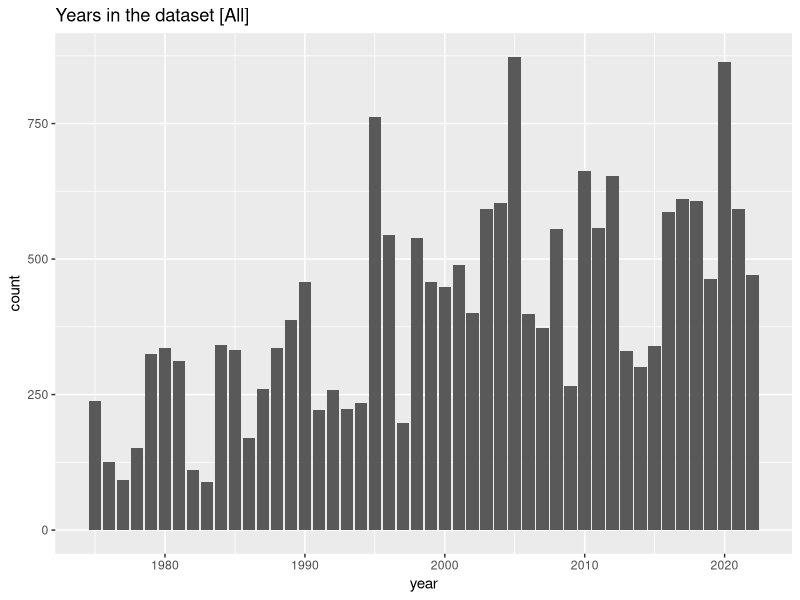
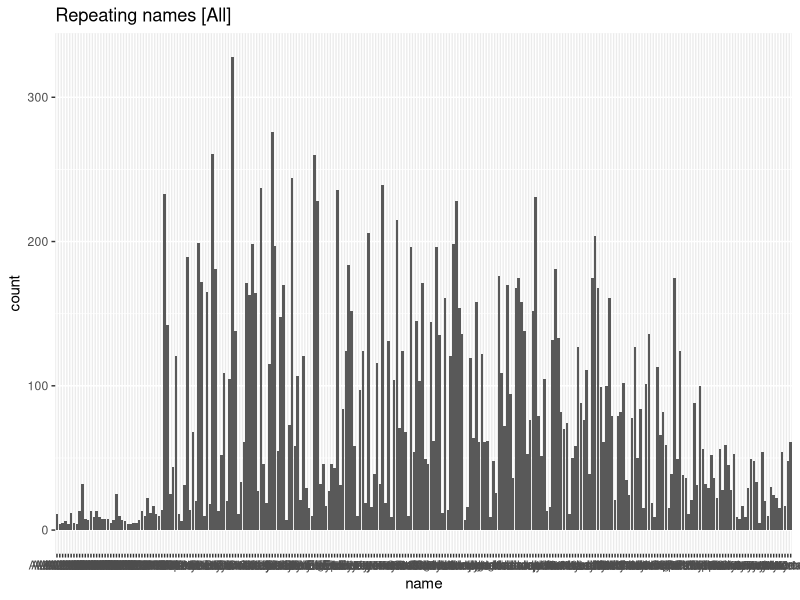
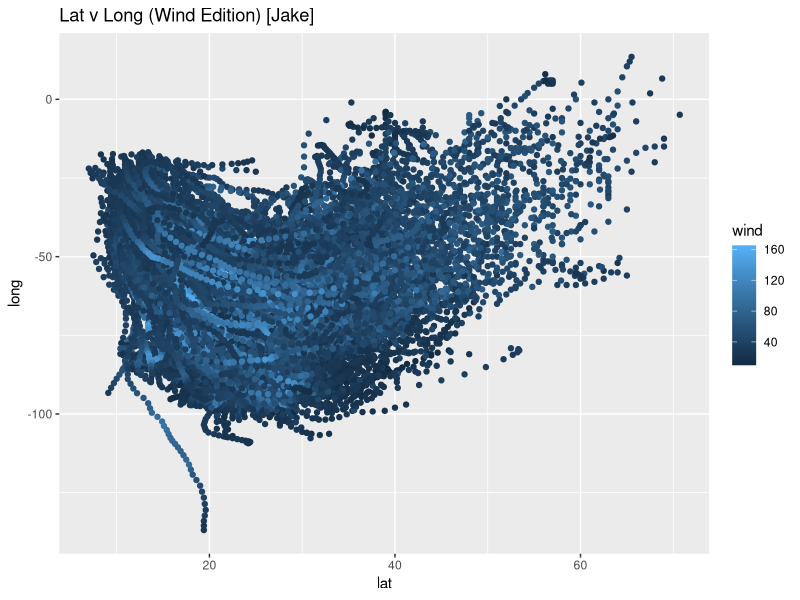
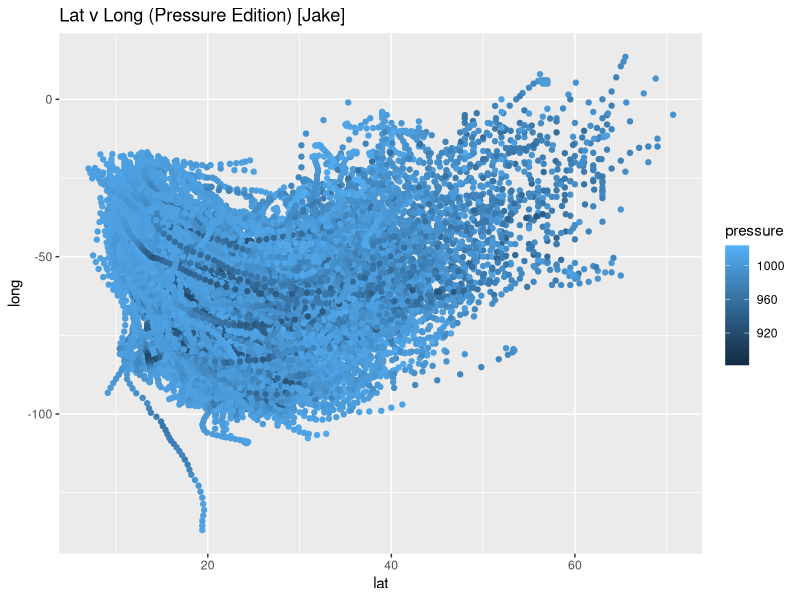
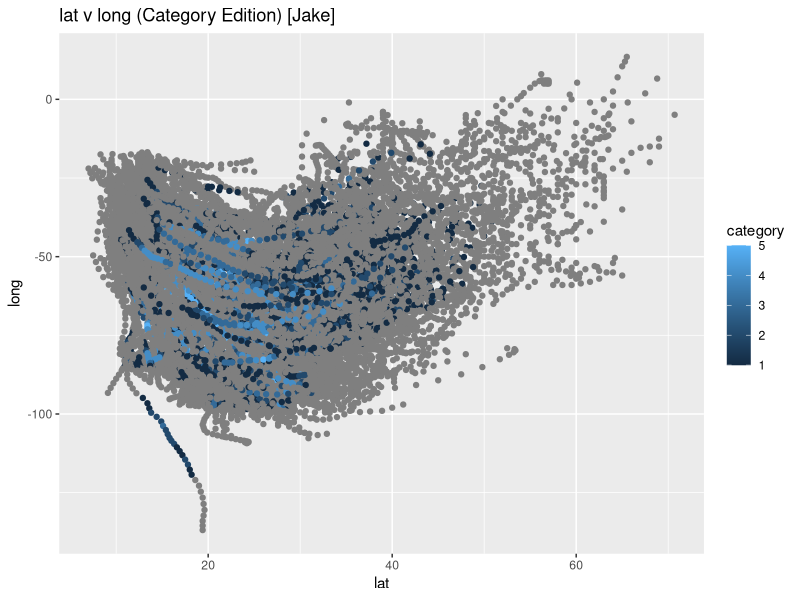
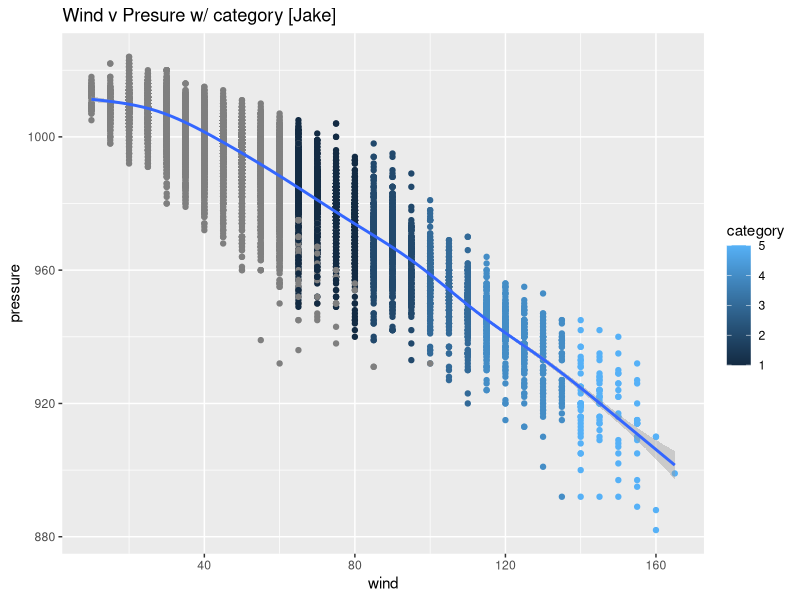
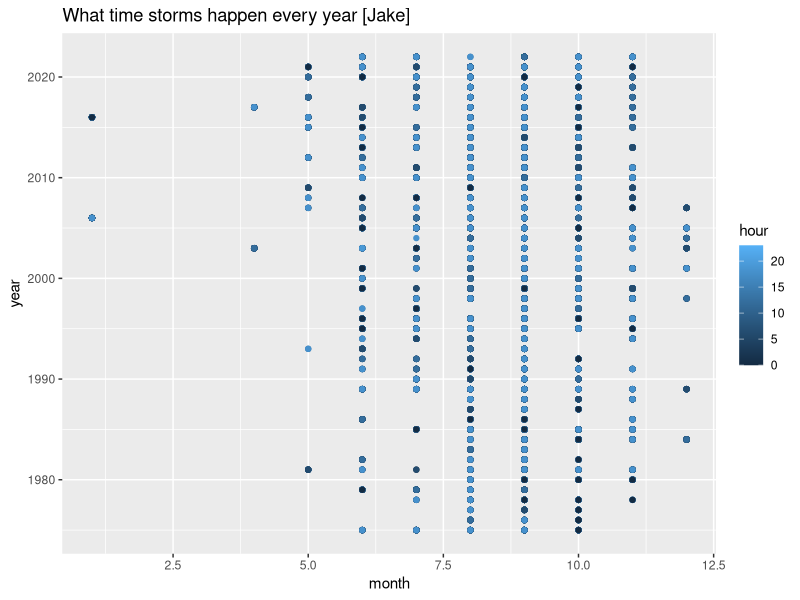
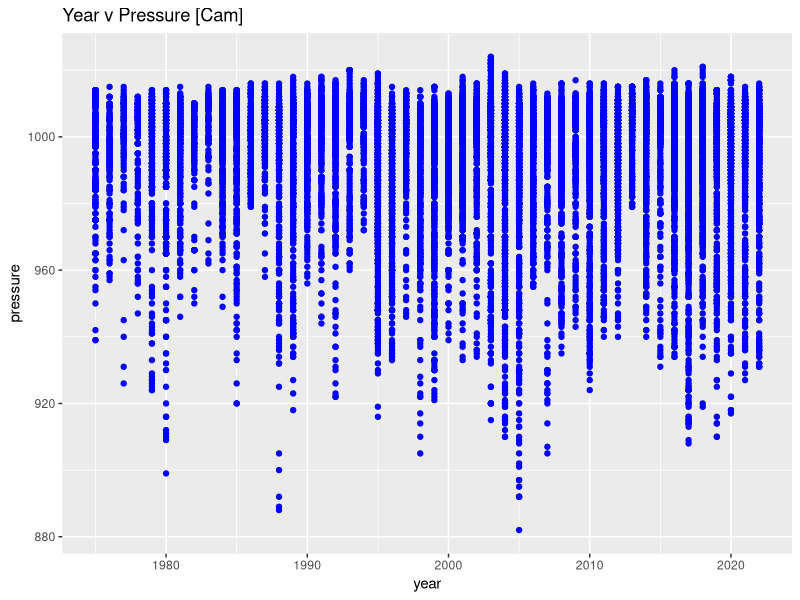

Source code (R) for these figures, in order:
library(tidyverse) #loading the lib

storms

# name  |   year    |month  |day    |hour   |lat    
# <chr> |   <dbl>   |<dbl>  |<int>  |<dbl>  |<dbl>  

# |long   |status |category   |wind   |pressure
# |<dbl>  |<chr>  |<ord>      |<int>  |<int>

head = ggplot(data=storms) # we use head becuase it saves time during compile hence making testing faster

# 0.0 Playing Around
head +
geom_bar(mapping=aes(x=year,fill=category)) +
ggtitle("Years in the dataset [All]")

# 0.1 Playing Around
head +
geom_bar(mapping=aes(x=name)) +
ggtitle("Repeating names [All]")

# 1.0 Jake
head +  
geom_point(mapping=aes(x=lat, y=long, color=wind))  +
ggtitle("Lat v Long (Wind Edition) [Jake]")

# 1.1 Jake
head +  
geom_point(mapping=aes(x=lat, y=long, color=pressure)) +
ggtitle("Lat v Long (Pressure Edition) [Jake]")

# 1.2 Jake
head +  
geom_point(mapping=aes(x=lat, y=long, color=category)) +
ggtitle("lat v long (Category Edition) [Jake]")

# 2 Jake
head +  
geom_point(mapping=aes(x=wind, y=pressure, color=category)) +
geom_smooth(mapping = aes(x = wind, y = pressure)) +
ggtitle("Wind v Presure w/ category [Jake]")

# 3 Jake
head +  
geom_point(mapping=aes(x=month, y=year, color=hour)) +
ggtitle("What time storms happen every year [Jake]")
# This probablly really says something cool if I could see colors

# 4 Cam
head + 
geom_point(mapping = aes(x = year, y = pressure), color="blue") +
ggtitle("Year v Pressure [Cam]")

# 5 Cam
head + 
geom_point(mapping = aes(x = month, y = pressure, color = wind)) +
ggtitle("Month v Pressure [Cam]")
# The pressure in the storms did not have a trend from year to year, but there was a trend across months. 
# Typically, summer months had a much higher spread in pressure than winter months.


# 6 Cole
head + 
geom_bar(mapping=aes(x=status, fill=status)) + 
facet_wrap(~year) +
ggtitle("Status per year [Cole]")
# shows how many of the different types of storms over the years.
